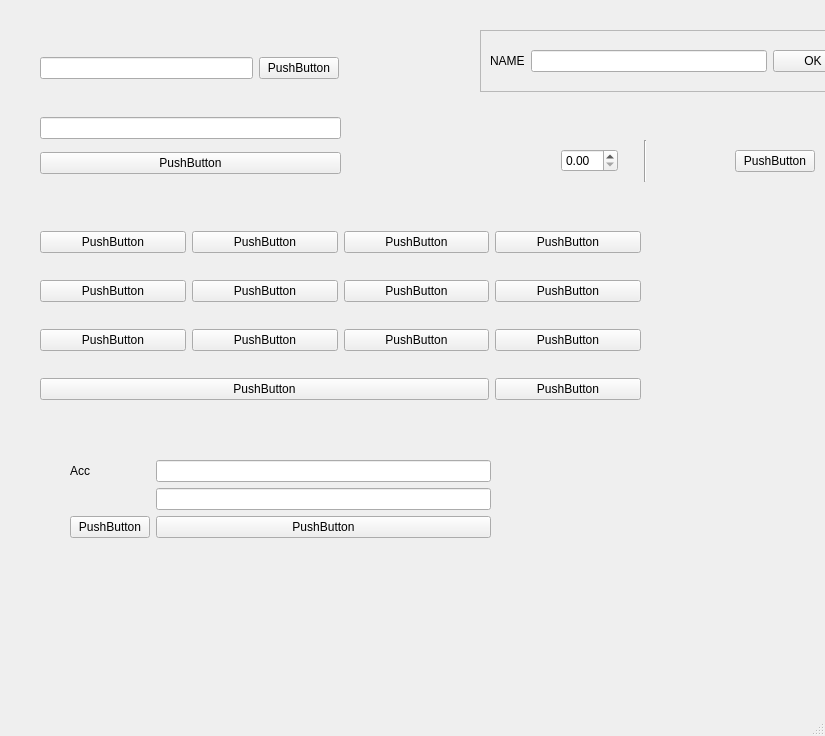
<?xml version="1.0" encoding="UTF-8"?>
<ui version="4.0">
 <class>MainWindow</class>
 <widget class="QMainWindow" name="MainWindow">
  <property name="geometry">
   <rect>
    <x>0</x>
    <y>0</y>
    <width>825</width>
    <height>736</height>
   </rect>
  </property>
  <property name="windowTitle">
   <string>MainWindow</string>
  </property>
  <widget class="QWidget" name="centralwidget">
   <widget class="QFrame" name="frame">
    <property name="geometry">
     <rect>
      <x>480</x>
      <y>30</y>
      <width>383</width>
      <height>62</height>
     </rect>
    </property>
    <property name="frameShape">
     <enum>QFrame::StyledPanel</enum>
    </property>
    <property name="frameShadow">
     <enum>QFrame::Raised</enum>
    </property>
    <layout class="QHBoxLayout" name="horizontalLayout_2">
     <item>
      <widget class="QLabel" name="label_2">
       <property name="text">
        <string>NAME</string>
       </property>
      </widget>
     </item>
     <item>
      <widget class="QLineEdit" name="lineEdit_5"/>
     </item>
     <item>
      <widget class="QPushButton" name="pushButton_19">
       <property name="text">
        <string>OK</string>
       </property>
      </widget>
     </item>
    </layout>
   </widget>
   <widget class="QWidget" name="layoutWidget">
    <property name="geometry">
     <rect>
      <x>40</x>
      <y>50</y>
      <width>299</width>
      <height>36</height>
     </rect>
    </property>
    <layout class="QHBoxLayout" name="horizontalLayout">
     <item>
      <widget class="QLineEdit" name="lineEdit"/>
     </item>
     <item>
      <widget class="QPushButton" name="pushButton">
       <property name="text">
        <string>PushButton</string>
       </property>
      </widget>
     </item>
    </layout>
   </widget>
   <widget class="QWidget" name="layoutWidget">
    <property name="geometry">
     <rect>
      <x>40</x>
      <y>110</y>
      <width>301</width>
      <height>71</height>
     </rect>
    </property>
    <layout class="QVBoxLayout" name="verticalLayout">
     <item>
      <widget class="QLineEdit" name="lineEdit_2"/>
     </item>
     <item>
      <widget class="QPushButton" name="pushButton_2">
       <property name="text">
        <string>PushButton</string>
       </property>
      </widget>
     </item>
    </layout>
   </widget>
   <widget class="QWidget" name="layoutWidget">
    <property name="geometry">
     <rect>
      <x>40</x>
      <y>210</y>
      <width>601</width>
      <height>211</height>
     </rect>
    </property>
    <layout class="QGridLayout" name="gridLayout">
     <item row="0" column="2">
      <widget class="QPushButton" name="pushButton_5">
       <property name="text">
        <string>PushButton</string>
       </property>
      </widget>
     </item>
     <item row="0" column="3">
      <widget class="QPushButton" name="pushButton_6">
       <property name="text">
        <string>PushButton</string>
       </property>
      </widget>
     </item>
     <item row="0" column="0">
      <widget class="QPushButton" name="pushButton_3">
       <property name="text">
        <string>PushButton</string>
       </property>
      </widget>
     </item>
     <item row="0" column="1">
      <widget class="QPushButton" name="pushButton_4">
       <property name="text">
        <string>PushButton</string>
       </property>
      </widget>
     </item>
     <item row="1" column="3">
      <widget class="QPushButton" name="pushButton_10">
       <property name="text">
        <string>PushButton</string>
       </property>
      </widget>
     </item>
     <item row="2" column="0">
      <widget class="QPushButton" name="pushButton_11">
       <property name="text">
        <string>PushButton</string>
       </property>
      </widget>
     </item>
     <item row="2" column="1">
      <widget class="QPushButton" name="pushButton_12">
       <property name="text">
        <string>PushButton</string>
       </property>
      </widget>
     </item>
     <item row="1" column="2">
      <widget class="QPushButton" name="pushButton_9">
       <property name="text">
        <string>PushButton</string>
       </property>
      </widget>
     </item>
     <item row="3" column="3">
      <widget class="QPushButton" name="pushButton_16">
       <property name="text">
        <string>PushButton</string>
       </property>
      </widget>
     </item>
     <item row="2" column="3">
      <widget class="QPushButton" name="pushButton_14">
       <property name="text">
        <string>PushButton</string>
       </property>
      </widget>
     </item>
     <item row="2" column="2">
      <widget class="QPushButton" name="pushButton_13">
       <property name="text">
        <string>PushButton</string>
       </property>
      </widget>
     </item>
     <item row="1" column="0">
      <widget class="QPushButton" name="pushButton_7">
       <property name="text">
        <string>PushButton</string>
       </property>
      </widget>
     </item>
     <item row="1" column="1">
      <widget class="QPushButton" name="pushButton_8">
       <property name="text">
        <string>PushButton</string>
       </property>
      </widget>
     </item>
     <item row="3" column="0" colspan="3">
      <widget class="QPushButton" name="pushButton_15">
       <property name="text">
        <string>PushButton</string>
       </property>
      </widget>
     </item>
    </layout>
   </widget>
   <widget class="QWidget" name="layoutWidget">
    <property name="geometry">
     <rect>
      <x>70</x>
      <y>460</y>
      <width>421</width>
      <height>121</height>
     </rect>
    </property>
    <layout class="QFormLayout" name="formLayout">
     <item row="0" column="1">
      <widget class="QLineEdit" name="lineEdit_4"/>
     </item>
     <item row="1" column="1">
      <widget class="QLineEdit" name="lineEdit_3"/>
     </item>
     <item row="3" column="0">
      <widget class="QPushButton" name="pushButton_18">
       <property name="text">
        <string>PushButton</string>
       </property>
      </widget>
     </item>
     <item row="3" column="1">
      <widget class="QPushButton" name="pushButton_17">
       <property name="text">
        <string>PushButton</string>
       </property>
      </widget>
     </item>
     <item row="0" column="0">
      <widget class="QLabel" name="label">
       <property name="sizePolicy">
        <sizepolicy hsizetype="Preferred" vsizetype="Preferred">
         <horstretch>0</horstretch>
         <verstretch>0</verstretch>
        </sizepolicy>
       </property>
       <property name="text">
        <string>Acc</string>
       </property>
       <property name="alignment">
        <set>Qt::AlignCenter</set>
       </property>
      </widget>
     </item>
    </layout>
   </widget>
   <widget class="QWidget" name="">
    <property name="geometry">
     <rect>
      <x>561</x>
      <y>140</y>
      <width>254</width>
      <height>42</height>
     </rect>
    </property>
    <layout class="QHBoxLayout" name="horizontalLayout_3">
     <item>
      <widget class="QDoubleSpinBox" name="doubleSpinBox"/>
     </item>
     <item>
      <spacer name="verticalSpacer">
       <property name="orientation">
        <enum>Qt::Vertical</enum>
       </property>
       <property name="sizeHint" stdset="0">
        <size>
         <width>20</width>
         <height>40</height>
        </size>
       </property>
      </spacer>
     </item>
     <item>
      <widget class="Line" name="line">
       <property name="orientation">
        <enum>Qt::Vertical</enum>
       </property>
      </widget>
     </item>
     <item>
      <spacer name="horizontalSpacer">
       <property name="orientation">
        <enum>Qt::Horizontal</enum>
       </property>
       <property name="sizeType">
        <enum>QSizePolicy::Expanding</enum>
       </property>
       <property name="sizeHint" stdset="0">
        <size>
         <width>200</width>
         <height>20</height>
        </size>
       </property>
      </spacer>
     </item>
     <item>
      <widget class="QPushButton" name="pushButton_20">
       <property name="text">
        <string>PushButton</string>
       </property>
      </widget>
     </item>
    </layout>
   </widget>
  </widget>
  <widget class="QMenuBar" name="menubar">
   <property name="geometry">
    <rect>
     <x>0</x>
     <y>0</y>
     <width>825</width>
     <height>31</height>
    </rect>
   </property>
  </widget>
  <widget class="QStatusBar" name="statusbar"/>
 </widget>
 <resources/>
 <connections/>
</ui>
